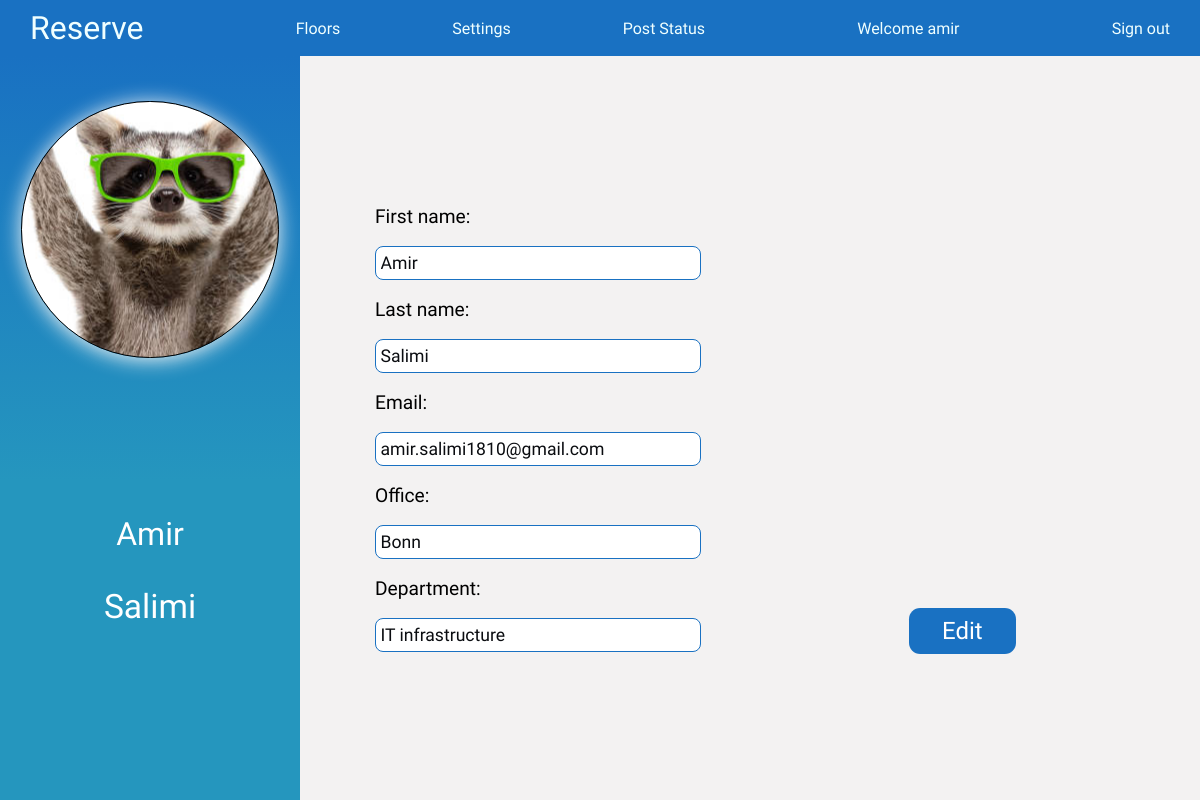
/members/profile/ (signed in), run on the app's committed database.
### members/models.py (models this page shows, shortened)
class CustomUser(models.Model):
    user = models.OneToOneField(User, on_delete=models.CASCADE, related_name="profile")
    first_name = models.CharField(max_length=50, blank=True, null=True)
    last_name = models.CharField(max_length=50, blank=True, null=True)
    isActive = models.BooleanField(default=True)
    email = models.EmailField(blank=True, null=True)
    office = models.ForeignKey(Office, on_delete=models.PROTECT, blank=True, null=True)
    department = models.ForeignKey(Department, on_delete=models.PROTECT, blank=True, null=True)

class Office(models.Model):
    office = models.CharField(max_length=50)
    def __str__(self):
        return f'{self.office}'

class Department(models.Model):
    department = models.CharField(max_length=50)
    def __str__(self):
        return f'{self.department}'

### members/views.py (the view)
# urls.py: path('profile/', views.profileView, name="profile"),
@login_required
def profileView(request):
    profile = request.user.profile
    context = {
        "profile": profile,
    }
    return render(request, "Members/profile.html", context)

### templates/Members/profile.html (shortened to what this page needs)
{% extends 'base_floors.html' %}
{% load static %}
{% block styles %}
<link rel="stylesheet" href="{% static 'styles/navbar.css' %}">
<link rel="stylesheet" href="{% static 'styles/profileStyle.css' %}">
{% endblock %}
{% block post %}
<a href="/settings/post/" class="navMenuItemLink">Post Status</a>
{% endblock %}
{% block body %}
<div class="content">
    <div class="profilePhoto">
        <div class="profilePhotoImg"></div>
    </div>
    <div class="profileData">
        <form action="" method="GET" class="profileDataForm">
            <div class="profileFirstname">
                <label for="profileFirstname">First name: </label>
                <input type="text" id="profileFirstname" value="{{ profile.first_name }}" disabled>
            </div>
            <div class="profileFamilyname">
                <label for="profileLastname">Last name: </label>
                <input type="text" id="profileLastname" value="{{ profile.last_name }}" disabled>
            </div>
            <div class="profileEmail">
                <label for="profileEmail">Email: </label>
                <input type="email" id="profileEmail" value="{{ profile.email }}" disabled>
            </div>
            <div class="office">
                <label for="profileOffice">Office: </label>
                <input type="text" value="{{ profile.office }}" disabled>
            </div>
            <div class="department">
                <label for="profileDepartment">Department: </label>
                <input type="text" value="{{ profile.department }}" disabled>
            </div>
        </form>
    </div>
    <div class="profileName">{{ profile.first_name }}</div>
    <div class="profileFamily">{{ profile.last_name }}</div>
    <div class="profileButton">
        <a href="/members/edit/{{ profile.id }}">Edit</a>
    </div>
</div>
{% endblock %}

### templates/base_floors.html (shortened to what this page needs)
{% load static %}
<!DOCTYPE html>
<html lang="en">
<head>
    {% block styles %} {% endblock %}
</head>
<body>
    <div class="base">
        <header>
            <nav class="navbar">
                <a href="/reserved/" class="navLogo">Reserve</a>
                <ul class="navMenu">
                    <li class="navMenuItem">
                        <a class="navMenuItemLink">Floors</a>
                    </li>
                    <li class="navMenuItem">
                        <a class="navMenuItemLink">Settings</a>
                    </li>
                    <li class="navMenuItem">
                        {% block post %}
                        {% endblock %}
                    </li>
                </ul>
                <div class="welcome">Welcome {{ request.user.username }}</div>
                <div class="logout"><a href="/members/logout_user/">Sign out</a></div>
            </nav>
        </header>
        {% block body %}
        {% endblock %}
    </div>
</body>
</html>

### static/styles/navbar.css (style rules this page uses)
* { font-family: "Fredoka One"; padding: 0; margin: 0; }
.base { height: 100vh; }
header { background-color: #1971c2; }
li { cursor: pointer; }
.navLogo { color: azure; font-size: 2rem; text-decoration: none; }
.navbar { min-height: 7vh; display: flex; justify-content: space-between; align-items: center; padding: 0 2.5%; }
.navMenu { display: flex; justify-content: space-between; align-items: center; gap: 7rem; }
.navMenuItem { list-style: none; justify-content: start; transition: 0.7s; }
.navMenuItemLink { transition: 0.7s ease; color: azure; text-decoration: none; }
.welcome { color: azure; }
.logout { color: azure; cursor: pointer; transition: 0.7s; }
.logout a { text-decoration: none; color: azure; }

### static/styles/profileStyle.css (style rules this page uses)
.content { margin: 0; height: 93vh; display: grid; grid-template-columns: 1fr 2fr 1fr; grid-template-rows: 4fr 1fr 2fr; grid-template-areas: "profilePhoto profileData ." "profileName profileData ." "profileFamily profileData profileButton"; background-color: #f3f2f2; }
.profilePhoto { grid-area: profilePhoto; background-image: linear-gradient(to bottom, #1971c2, #2596be); }
.profilePhotoImg { background: url("medias/profileTest.jpg") 50% 50% no-repeat; max-height: 60%; border-radius: 50%; margin: auto; margin-top: 15%; aspect-ratio: 1/1; border: 1px solid black; box-shadow: 0px 2px 20px 0px whitesmoke; }
.profileData { grid-area: profileData; display: flex; justify-content: center; align-items: center; }
.profileDataForm { width: 75%; }
.profileData label, .profileData input, .profileData select { display: block; margin: 4% 0px; }
input:disabled { background-color: #fff; color: #0a0c10; }
.profileData label { font-size: 1.2rem; }
.profileData input, .profileData select { line-height: 2rem; border-radius: 0.5rem; border: 1px solid #1971c2; width: 70%; font-size: 1.1rem; padding: 0 1%; overflow: scroll; }
.profileName { grid-area: profileName; background-color: #2596be; color: #fff; font-size: 2em; display: flex; justify-content: center; align-items: center; word-break: break-all; text-align: center; }
.profileFamily { grid-area: profileFamily; background-color: #2596be; color: #fff; font-size: 2.1em; display: flex; justify-content: center; align-items: flex-start; word-break: break-all; text-align: center; }
.profileButton { grid-area: profileButton; padding-top: 10%; padding-left: 3%; display: inline; }
.profileButton > button, .profileButton > a { cursor: pointer; color: #fff; background-color: #1971c2; border-color: #1971c2; text-align: center; border: 1px solid transparent; padding: 0.5rem 2rem; font-size: 1.5rem; border-radius: 0.7rem; text-decoration: none; }

### data on the page
CustomUser: first_name "Amir", last_name "Salimi", email "amir.salimi1810@gmail.com", office "Bonn", department "IT infrastructure"

### other printed values
{{ request.user.username }} "amir"
